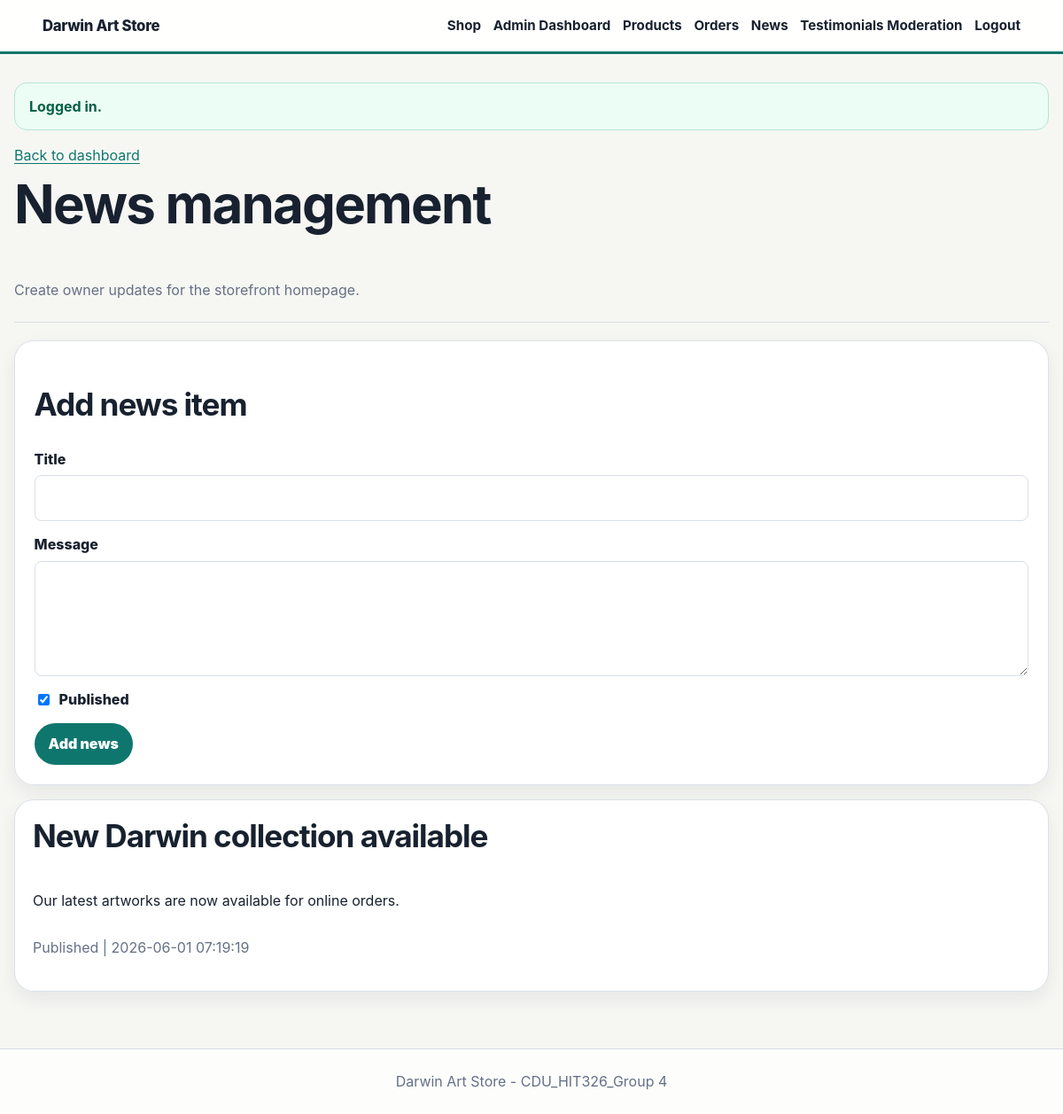
Page /admin/news.php (signed in) on the committed database.
### tables this page shows
CREATE TABLE IF NOT EXISTS news (
    news_id INT AUTO_INCREMENT PRIMARY KEY,
    title VARCHAR(160) NOT NULL,
    message TEXT NOT NULL,
    is_published TINYINT(1) NOT NULL DEFAULT 1,
    created_at TIMESTAMP DEFAULT CURRENT_TIMESTAMP
);

### src/bootstrap.php (called while the page is built, shortened)
<?php
$config = require __DIR__ . '/config.php';
spl_autoload_register(function (string $class): void {
    $prefix = 'App\\';
    $path = __DIR__ . '/' . str_replace('\\', '/', substr($class, strlen($prefix))) . '.php';
});
require __DIR__ . '/functions.php';
$session = new App\Core\Session();
$database = new App\Core\Database($config['db']);
$products = new App\Repository\ProductRepository($database);
$news = new App\Repository\NewsRepository($database);
$testimonials = new App\Repository\TestimonialRepository($database);
$admins = new App\Repository\AdminRepository($database);
$orders = new App\Repository\OrderRepository($database);
$cart = new App\Service\CartService($session, $products);
$auth = new App\Service\AuthService($session, $admins);
$csrf = new App\Core\Csrf($session);
$notifier = new App\Service\FileOrderNotifier(
    $config['business_email'],
    dirname(__DIR__) . '/storage/mail/orders.log'
);
$checkout = new App\Service\CheckoutService($cart, $orders, $notifier);
$view = new App\Core\View($config, $session, $cart, $auth);
$container = compact(
    'config',
    'session',
    'database',
    'products',
    'news',
    'testimonials',
    'admins',
    'orders',
    'cart',
    'auth',
    'csrf',
    'notifier',
    'checkout',
    'view'
);

### src/config.php (called while the page is built)
<?php
return [
    'app_name' => getenv('APP_NAME') ?: 'Darwin Art Store',
    'business_email' => getenv('ORDER_HANDLING_EMAIL') ?: 'orders@example.com',
    'db' => [
        'host' => getenv('DB_HOST') ?: '127.0.0.1',
        'port' => getenv('DB_PORT') ?: '3306',
        'name' => getenv('DB_NAME') ?: 'art_store',
        'user' => getenv('DB_USER') ?: 'root',
        'pass' => getenv('DB_PASSWORD') ?: '',
    ],
];

### src/functions.php (called while the page is built, shortened)
<?php
function e(?string $value): string
{
    return htmlspecialchars($value ?? '', ENT_QUOTES, 'UTF-8');
}
function app(string $key): mixed
{
    global $container;
    return $container[$key] ?? throw new InvalidArgumentException("Service [$key] is not registered.");
}

### src/Core/Database.php (called while the page is built, shortened)
<?php
final class Database
{
    public function connection(): PDO
    {
        $dsn = sprintf(
            'mysql:host=%s;port=%s;dbname=%s;charset=utf8mb4',
            $this->config['host'],
            $this->config['port'],
            $this->config['name']
        );
        $this->pdo = new PDO($dsn, $this->config['user'], $this->config['pass'], [
            PDO::ATTR_ERRMODE => PDO::ERRMODE_EXCEPTION,
            PDO::ATTR_DEFAULT_FETCH_MODE => PDO::FETCH_ASSOC,
        ]);
        return $this->pdo;
    }
    public function fetchAll(string $sql, array $params = []): array
    {
        $stmt = $this->connection()->prepare($sql);
        $stmt->execute($params);
        return $stmt->fetchAll();
    }
}

### src/Repository/NewsRepository.php (called while the page is built, shortened)
<?php
final class NewsRepository
{
    public function all(): array
    {
        return $this->database->fetchAll('SELECT * FROM news ORDER BY created_at DESC');
    }
}

### public/admin/news.php (the view, shortened to what this page needs)
<?php
require __DIR__ . '/../../src/bootstrap.php';
$newsRepository = app('news');
$view = app('view');
$view->header('News');
try {
    $newsItems = $newsRepository->all();
} catch (Throwable $error) {
    echo '<p class="error">' . e(dbErrorMessage($error)) . '</p>';
    $view->footer();
    exit;
}
?>
<section class="admin-page-header">
    <p><a href="/admin/index.php">Back to dashboard</a></p>
    <h1>News management</h1>
    <p class="muted">Create owner updates for the storefront homepage.</p>
</section>
<section class="panel">
    <h2>Add news item</h2>
    <form method="post" action="/admin/news.php">
        <label>Title <input name="title" required></label>
        <label>Message <textarea name="message" required></textarea></label>
        <label class="checkbox-label"><input type="checkbox" name="is_published" value="1" checked> Published</label>
        <button type="submit">Add news</button>
    </form>
</section>
<?php if (!$newsItems): ?>
    <section class="panel empty-state">
        <h2>No news items yet</h2>
        <p>Published news items will appear on the storefront homepage.</p>
    </section>
<?php else: ?>
<section class="grid admin-list-grid">
    <?php foreach ($newsItems as $news): ?>
        <article class="card admin-card">
            <h2><?= e($news['title']) ?></h2>
            <p><?= nl2br(e($news['message'])) ?></p>
            <p class="muted"><?= $news['is_published'] ? 'Published' : 'Draft' ?> | <?= e($news['created_at']) ?></p>
        </article>
    <?php endforeach; ?>
</section>
<?php endif; ?>

### public/assets/style.css (style rules this page uses)
:root { color-scheme: light; font-family: Inter, Arial, Helvetica, sans-serif; --ink: #18212f; --muted: #667085; --soft-muted: #8a94a6; --line: #d9dee7; --panel: #f6f7f3; --panel-strong: #eef3ea; --accent: #0f766e; --accent-dark: #0b4f49; --accent-soft: #e7f6f2; --gold: #b7791f; --danger: #b42318; --danger-soft: #fff4f2; --success-soft: #ecfdf5; --white: #ffffff; --radius-sm: 8px; --radius-md: 14px; --radius-lg: 22px; --shadow-sm: 0 8px 20px rgba(24, 33, 47, 0.07); --shadow-md: 0 18px 40px rgba(24, 33, 47, 0.11); }
* { box-sizing: border-box; }
html { scroll-behavior: smooth; }
body { margin: 0; color: var(--ink); background: radial-gradient(circle at top left, rgba(15, 118, 110, 0.08), transparent 32rem), linear-gradient(180deg, #ffffff 0%, #fbfaf6 100%); line-height: 1.55; }
body.admin-section { background: var(--panel); }
a { color: var(--accent); text-underline-offset: 3px; }
h1, h2, h3 { color: var(--ink); line-height: 1.15; letter-spacing: -0.03em; }
h1 { margin-top: 0; font-size: clamp(2rem, 5vw, 4.4rem); }
h2 { font-size: clamp(1.45rem, 3vw, 2.2rem); }
p { margin-top: 0; }
.hero-content, .hero-panel, .panel, .card { border: 1px solid rgba(217, 222, 231, 0.9); border-radius: var(--radius-lg); background: rgba(255, 255, 255, 0.9); box-shadow: var(--shadow-sm); }
.grid { display: grid; grid-template-columns: repeat(auto-fit, minmax(260px, 1fr)); gap: 1.25rem; }
.card, .panel { overflow: hidden; }
.panel { padding: 1.35rem; }
.card { padding: 0; transition: transform 0.18s ease, box-shadow 0.18s ease, border-color 0.18s ease; }
.admin-page-header { margin-bottom: 1.25rem; padding-bottom: 1rem; border-bottom: 1px solid var(--line); }
.admin-page-header p { margin: 0 0 0.5rem; }
.admin-card { display: grid; gap: 0.75rem; align-content: start; padding: 1.25rem; }
.admin-list-grid { margin-top: 1rem; }
.card h2, .card h3 { margin-top: 0; }
.muted { color: var(--muted); }
form { display: grid; gap: 0.9rem; }
label { display: grid; gap: 0.35rem; color: var(--ink); font-weight: 800; }
input, textarea, select { width: 100%; padding: 0.78rem 0.85rem; border: 1px solid var(--line); border-radius: var(--radius-sm); background: #ffffff; color: var(--ink); font: inherit; }
textarea { min-height: 130px; resize: vertical; }
.checkbox-label { display: flex; align-items: center; gap: 0.5rem; width: fit-content; }
.checkbox-label input, td input[type="checkbox"] { width: auto; }
button, .button { display: inline-flex; align-items: center; justify-content: center; width: fit-content; min-height: 42px; padding: 0.68rem 1rem; border: 0; border-radius: 999px; color: #ffffff; background: var(--accent); font: inherit; font-weight: 900; text-decoration: none; cursor: pointer; transition: transform 0.16s ease, background 0.16s ease, box-shadow 0.16s ease; }

### rows in the picture
news: title "New Darwin collection available", message "Our latest artworks are now available for online orders.", is_published "Published", created_at "2026-06-01 07:19:19"

### other values in the picture
$this->config['app_name'] "Darwin Art Store"
$flash "Logged in."
